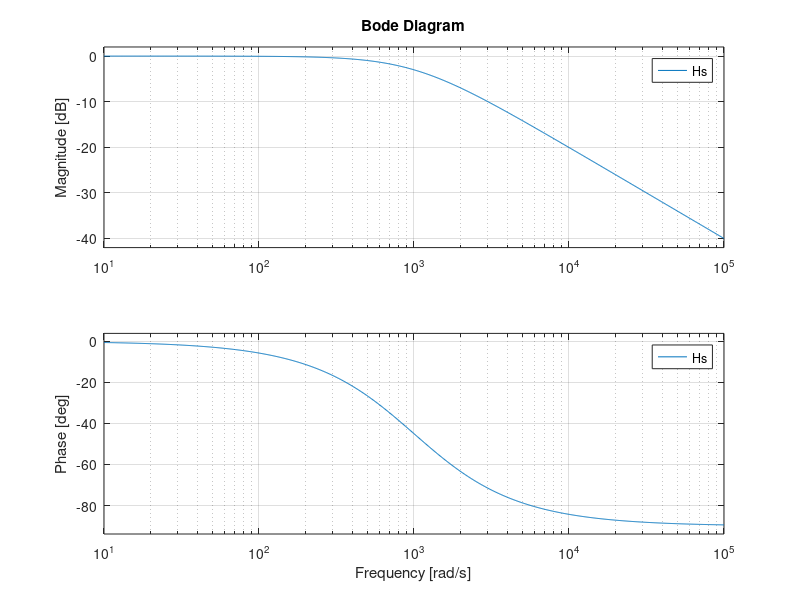

Here is the MATLAB script that generated this plot:
%%low pass analog filter: H(s)=1/(1+RCs)
clear all
close all
clc

r=1e3;
c=1e-6;

num=[0 1];
den=[r*c 1 ];

Hs=tf(num,den);
figure(1)
bode(Hs);
grid on

